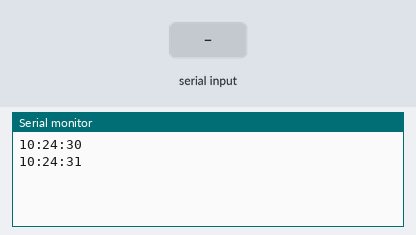
The sketch below on a simulated Arduino MKR. Parts: the last lines printed to the serial monitor. The inputs (shaded band) are chosen by the test bench. The local clock reads 2024-03-15 10:24:30 at power-on unless the sketch sets it.

Above: at 1.2 s.
1.3 s: "90,45,200\n" received over Serial
At 2.6 s:
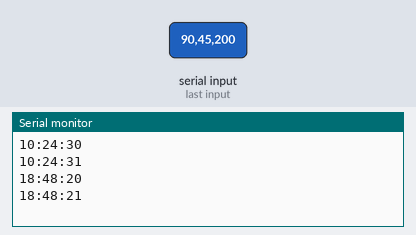
2.8 s: "30,150,10\n" received over Serial
At 3.8 s:
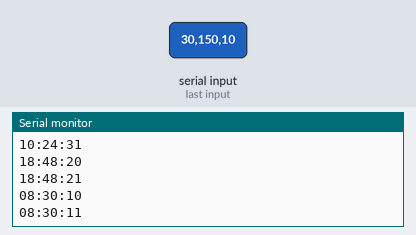
Timing chart, 0 to 5.8 s (numbered marks = the images above; inputs shaded):
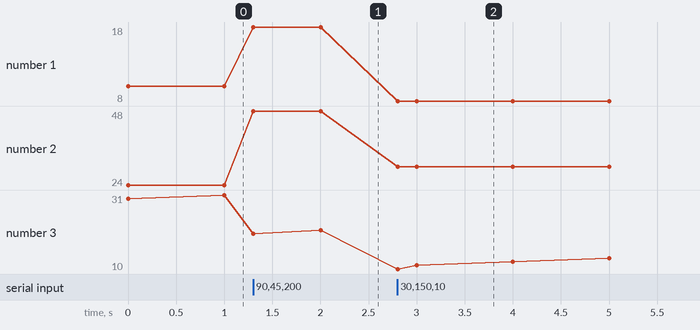

Measured:
- after the input at 1.3 s, the serial monitor: prints a new line at once (image 1)
- after the input at 2.8 s, the serial monitor: prints a new line at once (image 2)
- plotted number 1: 10 → 18 after the input at 1.3 s, 18 → 8 after the input at 2.8 s
- plotted number 2: 24 → 48 after the input at 1.3 s
- plotted number 3: 31 → 21 after the input at 1.3 s

The sketch:

StringTimeSet.ino
```cpp
/*
  String Time Set

  This example uses data input from the serial port to set the time.
  The input string from the serial port should look like this:

  09:55:33

  to get the time on a POSIX (MacOS, Linux, et. al) command line, type:
  date "+%H:%M:%S"
  this will give you a string formatted like the compiler __TIME__ string

  created 22 April 2018
  updated 9 Apr 2023
  by Tom Igoe
*/
#include <RTCZero.h>

RTCZero rtc;
int lastSecond = 0;

void setup() {
  Serial.begin(9600);  // initialize serial communication
  // wait 3 secs for serial monitor to open:
  if (!Serial) delay(3000);
  rtc.begin();
}

void loop() {
  // to get the time on a POSIX (MacOS, Linux, et. al) command line, type:
  // date "+%H:%M:%S"
  // this will give you a string formatted like so:
  // 11:34:56

  if (Serial.available() > 6) {       // full time string is 7 characters: HH:MM:SS
    int hours = Serial.parseInt();    // convert hours to an int
    int minutes = Serial.parseInt();  // convert minutes to an int
    int seconds = Serial.parseInt();  // convert seconds to an int
    // set the time:
    rtc.setTime(hours, minutes, seconds);
  }

  // print the date every second:
  if (rtc.getSeconds() != lastSecond) {
    if (rtc.getHours() < 10) Serial.print("0");  // leading zero
    Serial.print(rtc.getHours());
    Serial.print(":");
    if (rtc.getMinutes() < 10) Serial.print("0");  // leading zero
    Serial.print(rtc.getMinutes());
    Serial.print(":");
    if (rtc.getSeconds() < 10) Serial.print("0");  // leading zero
    Serial.println(rtc.getSeconds());
    // timestamp for next time through the loop:
    lastSecond = rtc.getSeconds();
  }
}
```
